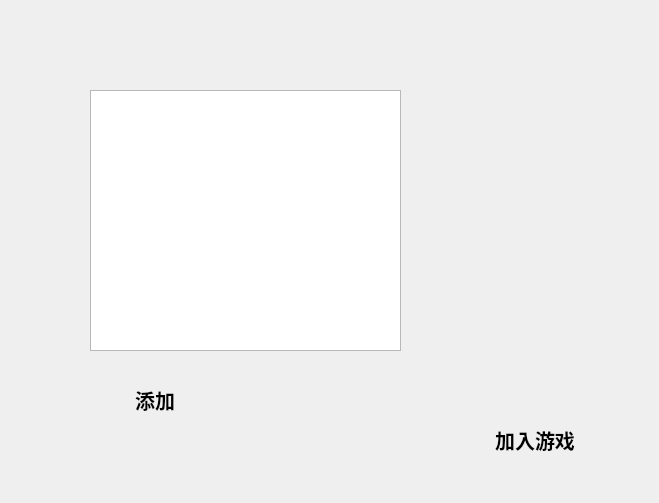
<?xml version="1.0" encoding="UTF-8"?>
<ui version="4.0">
 <class>ServerListBox</class>
 <widget class="QWidget" name="ServerListBox">
  <property name="geometry">
   <rect>
    <x>0</x>
    <y>0</y>
    <width>659</width>
    <height>503</height>
   </rect>
  </property>
  <property name="windowTitle">
   <string>Form</string>
  </property>
  <widget class="QListWidget" name="serverList">
   <property name="geometry">
    <rect>
     <x>90</x>
     <y>90</y>
     <width>311</width>
     <height>261</height>
    </rect>
   </property>
   <property name="font">
    <font>
     <family>Courier New</family>
     <pointsize>13</pointsize>
    </font>
   </property>
  </widget>
  <widget class="QPushButton" name="joinGame">
   <property name="geometry">
    <rect>
     <x>460</x>
     <y>400</y>
     <width>150</width>
     <height>80</height>
    </rect>
   </property>
   <property name="font">
    <font>
     <family>腾祥铚谦钢笔繁</family>
     <pointsize>15</pointsize>
     <weight>75</weight>
     <bold>true</bold>
    </font>
   </property>
   <property name="text">
    <string>加入游戏</string>
   </property>
   <property name="flat">
    <bool>true</bool>
   </property>
  </widget>
  <widget class="QPushButton" name="addServer">
   <property name="geometry">
    <rect>
     <x>80</x>
     <y>360</y>
     <width>150</width>
     <height>80</height>
    </rect>
   </property>
   <property name="font">
    <font>
     <family>腾祥铚谦钢笔繁</family>
     <pointsize>15</pointsize>
     <weight>75</weight>
     <bold>true</bold>
    </font>
   </property>
   <property name="text">
    <string>添加</string>
   </property>
   <property name="flat">
    <bool>true</bool>
   </property>
  </widget>
  <widget class="QLabel" name="label">
   <property name="geometry">
    <rect>
     <x>460</x>
     <y>150</y>
     <width>161</width>
     <height>91</height>
    </rect>
   </property>
   <property name="font">
    <font>
     <family>Courier New</family>
     <pointsize>15</pointsize>
     <weight>75</weight>
     <bold>true</bold>
    </font>
   </property>
   <property name="text">
    <string/>
   </property>
  </widget>
 </widget>
 <resources/>
 <connections/>
</ui>
